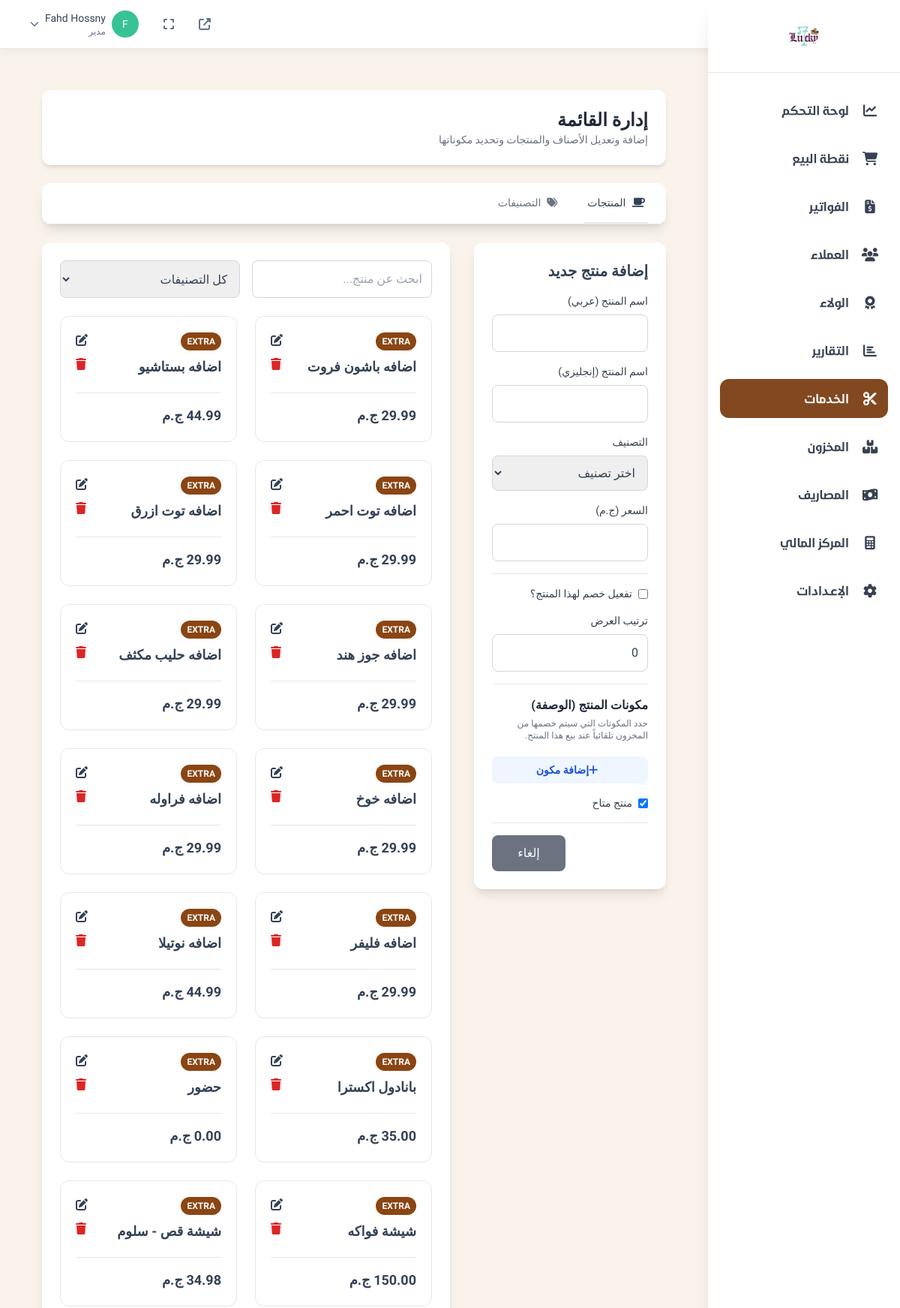
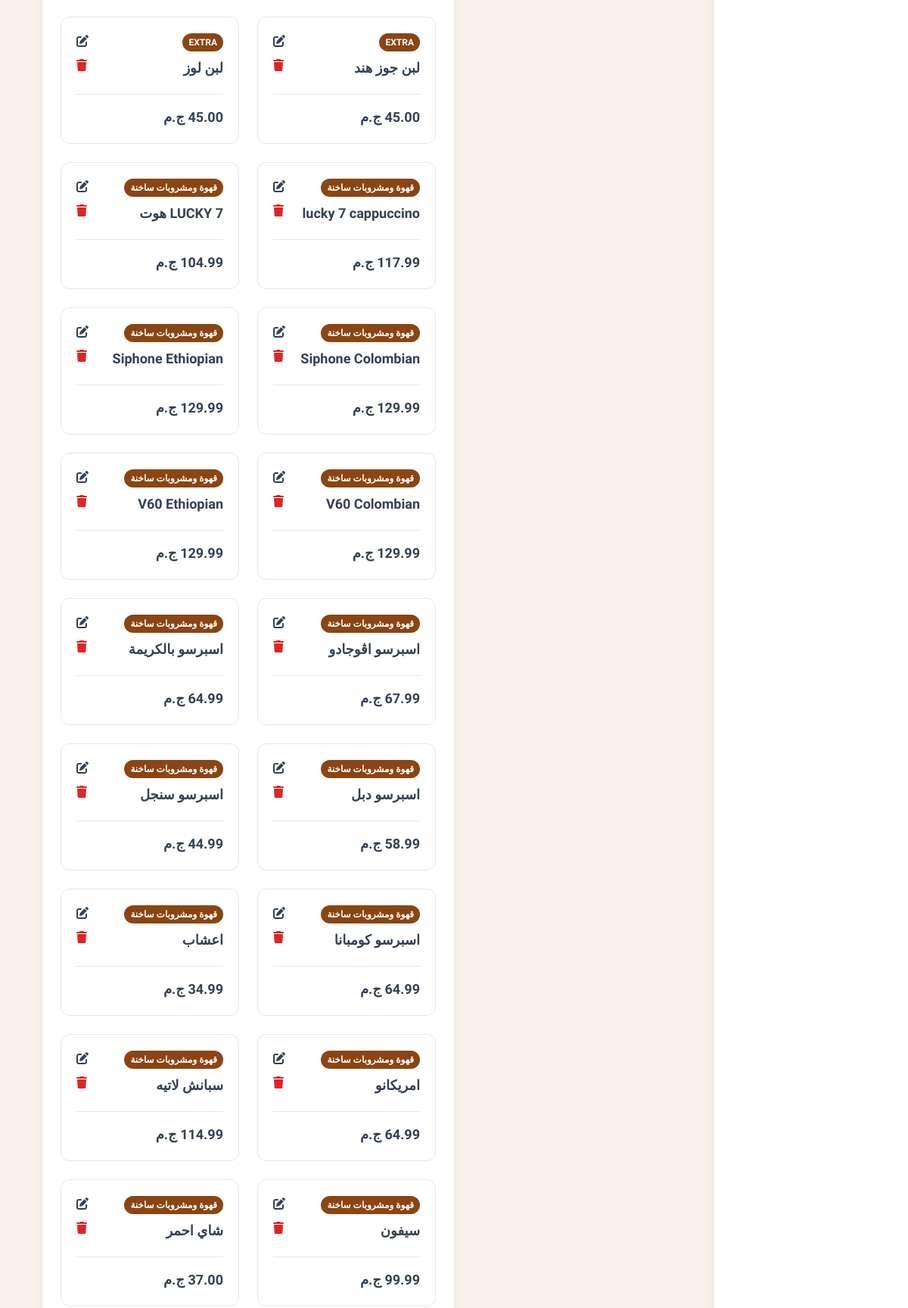
/admin/services.php (signed in, upper part), run on the app's committed database (2 pictures, top to bottom).
### tables this page shows
CREATE TABLE `services` (
  `id` int(10) UNSIGNED NOT NULL,
  `category_id` int(10) UNSIGNED DEFAULT NULL,
  `name_ar` varchar(255) NOT NULL,
  `name_en` varchar(255) DEFAULT NULL,
  `description_ar` text DEFAULT NULL,
  `description_en` text DEFAULT NULL,
  `price_type` enum('fixed','range') DEFAULT 'fixed',
  `price` decimal(10,2) DEFAULT NULL,
  `offer_price` decimal(10,2) DEFAULT NULL,
  `min_price` decimal(10,2) DEFAULT NULL,
  `max_price` decimal(10,2) DEFAULT NULL,
  `duration` int(11) NOT NULL DEFAULT 60 COMMENT 'Duration in minutes',
  `is_active` tinyint(1) NOT NULL DEFAULT 1,
  `sort_order` int(11) NOT NULL DEFAULT 0,
  `created_at` timestamp NOT NULL DEFAULT current_timestamp(),
  `updated_at` timestamp NOT NULL DEFAULT current_timestamp() ON UPDATE current_timestamp(),
  `title_ar` varchar(255) DEFAULT NULL,
  `duration_min` int(11) DEFAULT 60 COMMENT 'Service duration in minutes',
  `buffer_time` int(11) DEFAULT 15 COMMENT 'Buffer time between appointments in minutes',
  `is_bookable` tinyint(1) DEFAULT 1 COMMENT 'Can be booked online'
);

CREATE TABLE `service_categories` (
  `id` int(10) UNSIGNED NOT NULL,
  `name_ar` varchar(255) NOT NULL,
  `name_en` varchar(255) DEFAULT NULL,
  `description` text DEFAULT NULL,
  `color` varchar(20) DEFAULT '#8B4513',
  `icon` varchar(50) DEFAULT 'fas fa-star',
  `is_active` tinyint(1) DEFAULT 1,
  `sort_order` int(11) DEFAULT 0,
  `created_at` timestamp NOT NULL DEFAULT current_timestamp(),
  `updated_at` timestamp NOT NULL DEFAULT current_timestamp() ON UPDATE current_timestamp(),
  `image_url` varchar(255) DEFAULT NULL
);

### admin/services.php (the view, shortened to what the rows shown need)
<?php
require_once '../config/database.php';
require_once 'users_functions.php';
$database = new Database();
$db = $database->getConnection();
function getServicesWithCategories($db) {
    try {
        $stmt = $db->prepare("
            SELECT s.*, c.name_ar as category_name_ar, c.color as category_color
            FROM services s
            LEFT JOIN service_categories c ON s.category_id = c.id
            WHERE s.is_active = 1
            ORDER BY c.sort_order, s.sort_order, s.name_ar
        ");
        $stmt->execute();
        return $stmt->fetchAll(PDO::FETCH_ASSOC);
    } catch (Exception $e) {
        return [];
    }
}
$services = getServicesWithCategories($db);
?>
    <div class="p-6 overflow-x-auto">
        <div class="bg-white rounded-xl shadow-md mb-6 p-6 fade-in">
            <div class="flex items-center justify-between">
                <div>
                    <h1 class="text-2xl font-bold text-gray-800">إدارة القائمة</h1>
                </div>
            </div>
        </div>
        <div id="services-content" class="tab-content" style="display: block;">
            <div class="grid grid-cols-1 lg:grid-cols-3 gap-8">
                <?php if (hasPermission('services.create') || hasPermission('services.edit')): ?>
                <div class="lg:col-span-1">
                    <div class="bg-white rounded-xl shadow-lg p-6">
                        <h2 class="text-xl font-bold text-mai-dark-brown mb-4"><span id="service-form-title">إضافة منتج جديد</span></h2>
                    </div>
                </div>
                <?php endif; ?>
                <div class="<?= (hasPermission('services.create') || hasPermission('services.edit')) ? 'lg:col-span-2' : 'lg:col-span-3' ?>">
                    <div class="bg-white rounded-xl shadow-lg p-6">
                        <div id="services-grid" class="grid grid-cols-1 md:grid-cols-2 gap-6">
                            <?php if (empty($services)): ?>
                                <p class="text-gray-500 text-center py-8 col-span-2">لا توجد منتجات مضافة حتى الآن</p>
                            <?php else: ?>
                                <?php foreach ($services as $service): ?>
                                    <div class="service-card bg-white border border-gray-200 rounded-xl p-5" data-service-id="<?= $service['id']; ?>" data-category-id="<?= $service['category_id']; ?>" data-service-name="<?= strtolower(htmlspecialchars($service['name_ar'])); ?>">
                                        <div class="flex justify-between items-start">
                                            <div class="flex-1">
                                                <span class="text-xs font-semibold inline-block py-1 px-2 uppercase rounded-full text-white" style="background-color: <?= $service['category_color'] ?? '#8B4513'; ?>">
                                                    <?= htmlspecialchars($service['category_name_ar'] ?? 'غير مصنف'); ?>
                                                </span>
                                                <h4 class="text-lg font-bold text-mai-dark-brown mt-2 mb-1"><?= htmlspecialchars($service['name_ar'] ?? ''); ?></h4>
                                            </div>
                                            <div class="flex flex-col items-end space-y-2">
                                                <?php if (hasPermission('services.edit')): ?><button onclick="editService(<?= htmlspecialchars(json_encode($service)); ?>)" class="text-mai-brown hover:text-mai-dark-brown"><i class="fas fa-edit"></i></button><?php endif; ?>
                                                <?php if (hasPermission('services.delete')): ?><button onclick="deleteService(<?= $service['id']; ?>)" class="text-red-600 hover:text-red-800"><i class="fas fa-trash"></i></button><?php endif; ?>
                                            </div>
                                        </div>
                                        <div class="border-t border-gray-200 mt-4 pt-4">
                                            <div class="flex justify-between items-center text-sm text-mai-brown">
                                                <div class="price-info">
                                                    <?php if (isset($service['offer_price']) && $service['offer_price'] > 0): ?>
                                                        <span class="font-bold text-red-600 text-lg"><?= number_format($service['offer_price'], 2) ?> ج.م</span>
                                                        <del class="text-gray-400 ml-2"><?= number_format($service['price'], 2) ?> ج.م</del>
                                                    <?php else: ?>
                                                        <span class="font-bold text-lg"><?= number_format($service['price'] ?? 0, 2) ?> ج.م</span>
                                                    <?php endif; ?>
                                                </div>
                                            </div>
                                        </div>
                                    </div>
                                <?php endforeach; ?>
                            <?php endif; ?>
                        </div>
                    </div>
                </div>
            </div>
        </div>
    </div>
<?php
include 'layouts/responsive_base.php';
?>

### data on the page
services: category.name_ar "EXTRA", name_ar "اضافه باشون فروت", price "29.99"
services: category.name_ar "EXTRA", name_ar "اضافه بستاشيو", price "44.99"
services: category.name_ar "EXTRA", name_ar "اضافه توت احمر", price "29.99"
services: category.name_ar "EXTRA", name_ar "اضافه توت ازرق", price "29.99"
services: category.name_ar "EXTRA", name_ar "اضافه جوز هند", price "29.99"
services: category.name_ar "EXTRA", name_ar "اضافه حليب مكثف", price "29.99"
services: category.name_ar "EXTRA", name_ar "اضافه خوخ", price "29.99"
services: category.name_ar "EXTRA", name_ar "اضافه فراوله", price "29.99"
services: category.name_ar "EXTRA", name_ar "اضافه فليفر", price "29.99"
services: category.name_ar "EXTRA", name_ar "اضافه نوتيلا", price "44.99"
services: category.name_ar "EXTRA", name_ar "بانادول اكسترا", price "35.00"
services: category.name_ar "EXTRA", name_ar "حضور", price "0.00"
services: category.name_ar "EXTRA", name_ar "شيشة فواكه", price "150.00"
services: category.name_ar "EXTRA", name_ar "شيشة قص - سلوم", price "34.98"
services: category.name_ar "EXTRA", name_ar "لبن جوز هند", price "45.00"
services: category.name_ar "EXTRA", name_ar "لبن لوز", price "45.00"
services: category.name_ar "قهوة ومشروبات ساخنة", name_ar "lucky 7 cappuccino", price "117.99"
services: category.name_ar "قهوة ومشروبات ساخنة", name_ar "LUCKY 7 هوت", price "104.99"
services: category.name_ar "قهوة ومشروبات ساخنة", name_ar "Siphone Colombian", price "129.99"
services: category.name_ar "قهوة ومشروبات ساخنة", name_ar "Siphone Ethiopian", price "129.99"
services: category.name_ar "قهوة ومشروبات ساخنة", name_ar "V60 Colombian", price "129.99"
services: category.name_ar "قهوة ومشروبات ساخنة", name_ar "V60 Ethiopian", price "129.99"
services: category.name_ar "قهوة ومشروبات ساخنة", name_ar "اسبرسو اڤوجادو", price "67.99"
services: category.name_ar "قهوة ومشروبات ساخنة", name_ar "اسبرسو بالكريمة", price "64.99"
services: category.name_ar "قهوة ومشروبات ساخنة", name_ar "اسبرسو دبل", price "58.99"
services: category.name_ar "قهوة ومشروبات ساخنة", name_ar "اسبرسو سنجل", price "44.99"
services: category.name_ar "قهوة ومشروبات ساخنة", name_ar "اسبرسو كومبانا", price "64.99"
services: category.name_ar "قهوة ومشروبات ساخنة", name_ar "اعشاب", price "34.99"
services: category.name_ar "قهوة ومشروبات ساخنة", name_ar "امريكانو", price "64.99"
services: category.name_ar "قهوة ومشروبات ساخنة", name_ar "سبانش لاتيه", price "114.99"
services: category.name_ar "قهوة ومشروبات ساخنة", name_ar "سيفون", price "99.99"
services: category.name_ar "قهوة ومشروبات ساخنة", name_ar "شاي احمر", price "37.00"

### other printed values
mb_substr($current_admin['username'], 0, 1) "F"
$current_admin['username'] "Fahd Hossny"
$current_admin['role'] "مدير"
$item['title'] "لوحة التحكم"
$item['title'] "نقطة البيع"
$item['title'] "الفواتير"
$item['title'] "العملاء"
$item['title'] "الولاء"
$item['title'] "التقارير"
$item['title'] "الخدمات"
$item['title'] "المخزون"
$item['title'] "المصاريف"
$item['title'] "المركز المالي"
$item['title'] "الإعـدادات"
